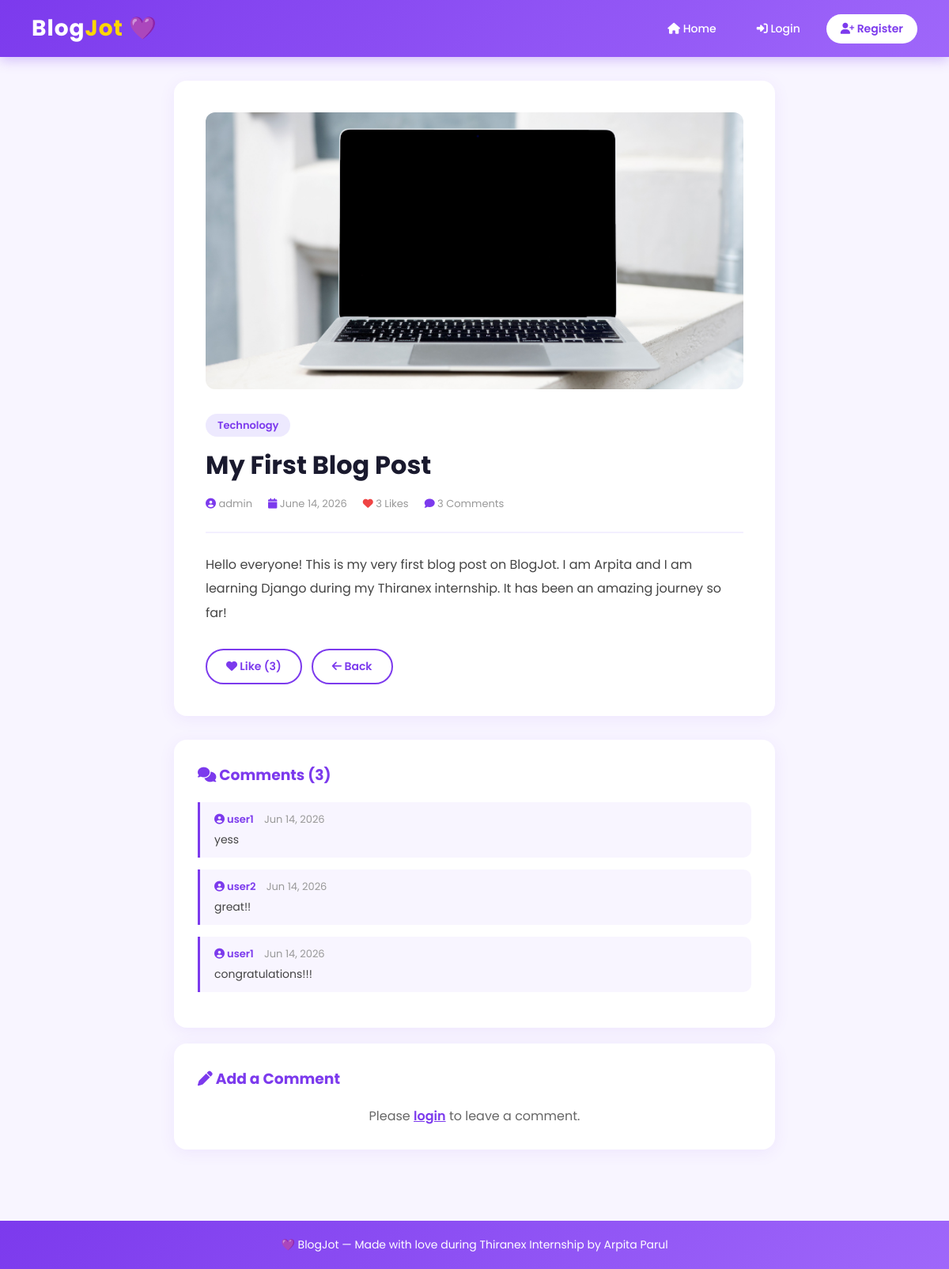
Screenshot of /post/my-first-blog-post/ with the database file from the repository.
### blog/models.py (models this page shows, shortened)
class Post(models.Model):
    title = models.CharField(max_length=200)
    slug = models.SlugField(unique=True)
    author = models.ForeignKey(User, on_delete=models.CASCADE, related_name='posts')
    category = models.ForeignKey(Category, on_delete=models.SET_NULL, null=True, blank=True)
    content = models.TextField()
    image = models.ImageField(upload_to='blog_images/', blank=True, null=True)
    created_at = models.DateTimeField(default=timezone.now)
    updated_at = models.DateTimeField(auto_now=True)
    is_published = models.BooleanField(default=True)
    class Meta:
        ordering = ['-created_at']

class Category(models.Model):
    name = models.CharField(max_length=100)
    slug = models.SlugField(unique=True)
    description = models.TextField(blank=True)
    class Meta:
        verbose_name_plural = "Categories"

class Comment(models.Model):
    post = models.ForeignKey(Post, on_delete=models.CASCADE, related_name='comments')
    author = models.ForeignKey(User, on_delete=models.CASCADE)
    content = models.TextField()
    created_at = models.DateTimeField(default=timezone.now)

### blog/views.py (the view, shortened to what this page needs)
# urls.py: path('post/<slug:slug>/', views.post_detail, name='post_detail'),
def post_detail(request, slug):
    post = get_object_or_404(Post, slug=slug)
    comments = post.comments.all().order_by('-created_at')
    liked = False
    if request.user.is_authenticated:
        liked = Like.objects.filter(post=post, user=request.user).exists()
    comment_form = CommentForm()
    return render(request, 'blog/post_detail.html', {
        'post': post,
        'comments': comments,
        'liked': liked,
        'like_count': post.likes.count(),
        'comment_form': comment_form,
    })

### blogjot/context_processors.py (called while the page is built)
def notifications_count(request):
    if request.user.is_authenticated:
        unread_count = request.user.notifications.filter(is_read=False).count()
        return {'unread_count': unread_count}
    return {'unread_count': 0}

### templates/blog/post_detail.html
{% extends 'blog/base.html' %}
{% block content %}
<div class="container" style="max-width:800px;">
    <div class="card" style="padding:40px; margin-bottom:30px;">
        {% if post.image %}
        <img src="{{ post.image.url }}" alt="{{ post.title }}" style="width:100%; height:350px; object-fit:cover; border-radius:12px; margin-bottom:25px;">
        {% endif %}
        {% if post.category %}
        <span style="background:#ede9fe; color:#7c3aed; padding:5px 15px; border-radius:20px; font-size:13px; font-weight:600;">{{ post.category.name }}</span>
        {% endif %}
        <h1 style="font-size:32px; font-weight:700; color:#1a1a2e; margin:15px 0;">{{ post.title }}</h1>
        <div style="display:flex; gap:20px; color:#999; font-size:13px; margin-bottom:25px; flex-wrap:wrap;">
            <span><i class="fas fa-user-circle" style="color:#7c3aed;"></i> {{ post.author.username }}</span>
            <span><i class="fas fa-calendar" style="color:#7c3aed;"></i> {{ post.created_at|date:"F d, Y" }}</span>
            <span><i class="fas fa-heart" style="color:#ef4444;"></i> {{ like_count }} Likes</span>
            <span><i class="fas fa-comment" style="color:#7c3aed;"></i> {{ comments.count }} Comments</span>
        </div>
        <div style="font-size:16px; line-height:1.9; color:#444; border-top:2px solid #f3f0ff; padding-top:25px;">
            {{ post.content|linebreaks }}
        </div>
        <div style="display:flex; gap:12px; margin-top:30px; flex-wrap:wrap;">
            {% if user.is_authenticated %}
                <a href="{% url 'like_post' post.slug %}" class="btn {% if liked %}btn-danger{% else %}btn-outline{% endif %}">
                    <i class="fas fa-heart"></i> {% if liked %}Unlike{% else %}Like{% endif %} ({{ like_count }})
                </a>
                {% if user == post.author %}
                <a href="{% url 'post_edit' post.slug %}" class="btn btn-outline"><i class="fas fa-edit"></i> Edit</a>
                <a href="{% url 'post_delete' post.slug %}" class="btn btn-danger"><i class="fas fa-trash"></i> Delete</a>
                {% endif %}
            {% else %}
                <a href="{% url 'login' %}" class="btn btn-outline"><i class="fas fa-heart"></i> Like ({{ like_count }})</a>
            {% endif %}
            <a href="{% url 'home' %}" class="btn btn-outline"><i class="fas fa-arrow-left"></i> Back</a>
        </div>
    </div>
    <div class="card" style="padding:30px; margin-bottom:20px;">
        <h3 style="color:#7c3aed; margin-bottom:20px;"><i class="fas fa-comments"></i> Comments ({{ comments.count }})</h3>
        {% for comment in comments %}
        <div style="border-left:3px solid #7c3aed; padding:12px 18px; margin-bottom:15px; background:#f8f5ff; border-radius:0 10px 10px 0;">
            <div style="font-size:13px; color:#7c3aed; font-weight:600; margin-bottom:5px;">
                <i class="fas fa-user-circle"></i> {{ comment.author.username }}
                <span style="color:#999; font-weight:400; margin-left:10px;">{{ comment.created_at|date:"M d, Y" }}</span>
            </div>
            <p style="color:#444; font-size:14px;">{{ comment.content }}</p>
        </div>
        {% empty %}
        <p style="color:#999; text-align:center; padding:20px;">No comments yet. Be the first! 💜</p>
        {% endfor %}
    </div>
    <div class="card" style="padding:30px;">
        <h3 style="color:#7c3aed; margin-bottom:20px;"><i class="fas fa-pen"></i> Add a Comment</h3>
        {% if user.is_authenticated %}
        <form method="POST">
            {% csrf_token %}
            <textarea name="content" rows="4" placeholder="Write your comment here..." required
                style="width:100%; padding:15px; border:2px solid #e9d5ff; border-radius:12px; font-family:'Poppins',sans-serif; font-size:14px; outline:none; resize:vertical; transition:border 0.3s;"
                onfocus="this.style.borderColor='#7c3aed'" onblur="this.style.borderColor='#e9d5ff'"></textarea>
            <button type="submit" class="btn btn-primary" style="margin-top:12px;"><i class="fas fa-paper-plane"></i> Post Comment</button>
        </form>
        {% else %}
        <p style="color:#666; text-align:center;">Please <a href="{% url 'login' %}" style="color:#7c3aed; font-weight:600;">login</a> to leave a comment.</p>
        {% endif %}
    </div>
</div>
{% endblock %}

### templates/blog/base.html (style rules this page uses)
* { margin: 0; padding: 0; box-sizing: border-box; }
body { font-family: 'Poppins', sans-serif; background: #f8f5ff; color: #333; }
.container { max-width: 1200px; margin: 0 auto; padding: 30px 20px; }
.card { background: white; border-radius: 16px; box-shadow: 0 4px 20px rgba(124,58,237,0.08); overflow: hidden; transition: transform 0.3s, box-shadow 0.3s; }
.btn { padding: 10px 24px; border-radius: 25px; border: none; cursor: pointer; font-family: 'Poppins', sans-serif; font-size: 14px; font-weight: 600; text-decoration: none; display: inline-block; transition: all 0.3s; }
.btn-outline { background: transparent; border: 2px solid #7c3aed; color: #7c3aed; }

### rows the page displays
Post: image (picture), category.name "Technology", title "My First Blog Post", author.username "admin", created_at "June 14, 2026", content "Hello everyone! This is my very first blog post on BlogJot. I am Arpita and I am learning Django during my Thiranex internship. It has been an amazing journey so far!"
Comment: author.username "user1", created_at "Jun 14, 2026", content "yess"
Comment: author.username "user2", created_at "Jun 14, 2026", content "great!!"
Comment: author.username "user1", created_at "Jun 14, 2026", content "congratulations!!!"

### other values shown
{{ like_count }} "3"
{{ comments.count }} "3"
